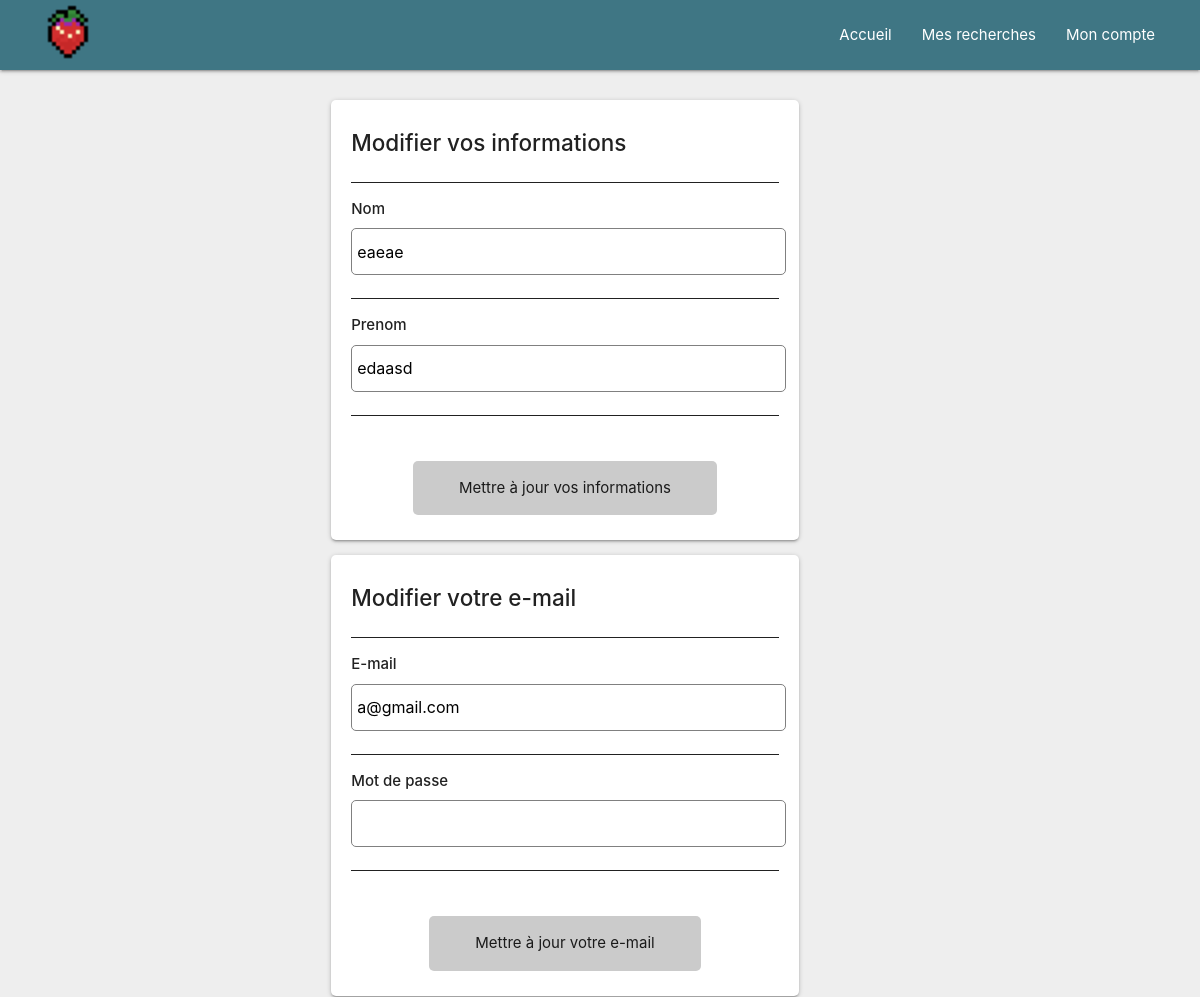
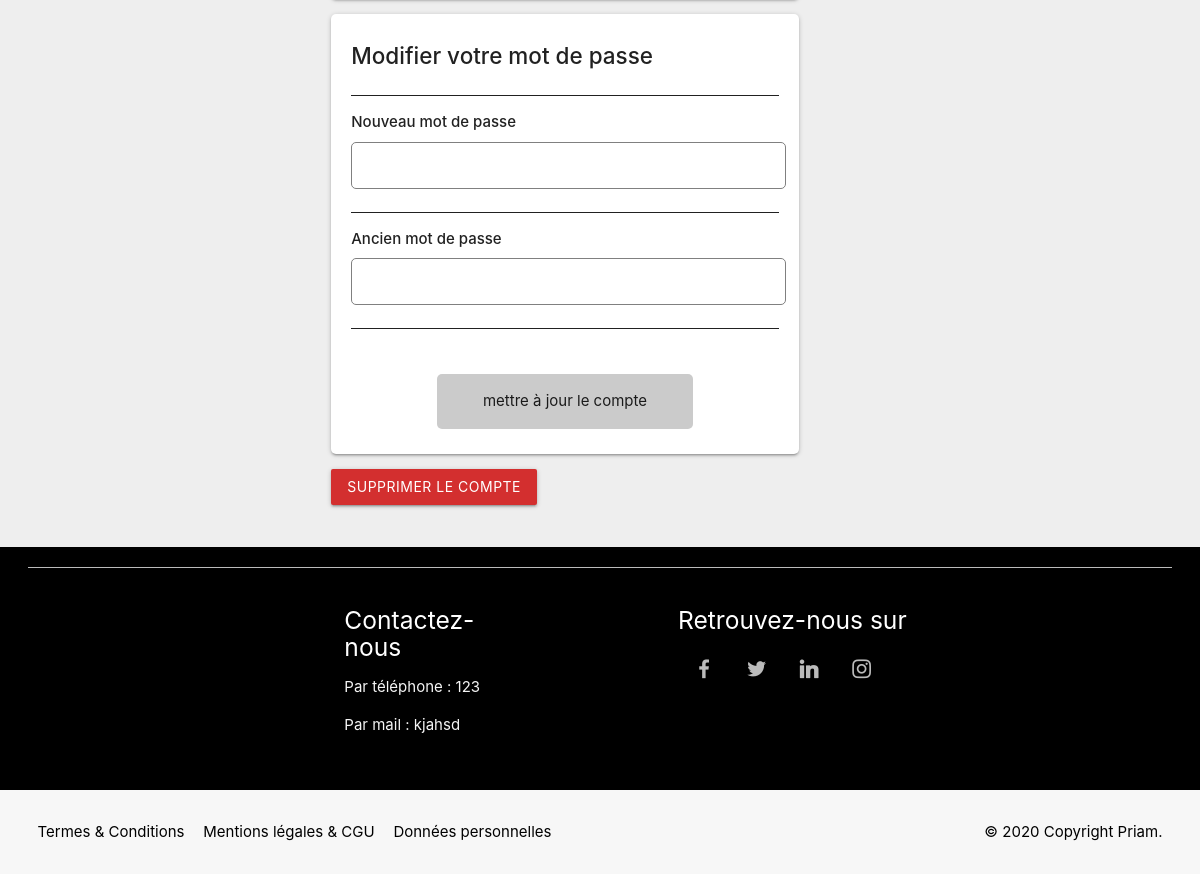
Screenshot of /site/index/utilisateur/Read/?id=a@gmail.com (signed in) with the database file from the repository (2 pictures, top to bottom).
### tables this page shows
CREATE TABLE `utilisateur` (
  `login` varchar(256) NOT NULL,
  `nom` varchar(32) NOT NULL,
  `prenom` varchar(32) NOT NULL,
  `mdp` varchar(64) NOT NULL,
  `role` smallint(2) NOT NULL DEFAULT '0',
  `dateDerniereConnexion` date NOT NULL
);

CREATE TABLE `optionsSite` (
  `nomOption` varchar(64) NOT NULL,
  `valeur` varchar(64) DEFAULT NULL
);

### index.php (called while the page is built, shortened)
<?php
require_once File::build_path(array("lib", "Session.php"));
require_once File::build_path(array("controller", "routeur.php"));

### php/model/Model.php (called while the page is built, shortened)
<?php
class Model{
	public static $pdo;
	public static function Init(){
		$hostname=Conf::getHostName();
		$database_name=Conf::getDatabase();
		$login=Conf::getLogin();
		$password=Conf::getPassword();
		try {
			self::$pdo = new PDO("mysql:host=$hostname;dbname=$database_name", $login, $password,
                     array(PDO::MYSQL_ATTR_INIT_COMMAND => "SET NAMES utf8"));
			self::$pdo->exec('SET CHARACTER SET UTF-8');
		}
        catch (PDOException $e) {
			if (Conf::getDebug()) {
			  echo $e->getMessage();
			} else {
			  echo 'Une erreur est survenue <a href=""> retour a la page d\'accueil </a>';
			}
			die();
		}
	}
	public static function selectCol($columnName,$value){
		$table_name=static::$object;
		$class_name="Model".ucfirst($table_name);
	    $sql = "SELECT * from ".$table_name." WHERE ".$columnName." =:tag";
	    $req_prep = Model::$pdo->prepare($sql);
	    $values = array(
	        "tag" => $value,
	    );
	    $req_prep->execute($values);
	    $req_prep->setFetchMode(PDO::FETCH_CLASS, $class_name);
	    $tab_voit = $req_prep->fetchAll();
	    return $tab_voit;
	}
	public static function select($primary_value){
		$primary_key=static::$primary;
		$resultat=static::selectCol($primary_key,$primary_value);
		if (!empty($resultat)){
			return $resultat[0];
		}
		return false;
	}
}

### php/model/ModelUtilisateur.php (called while the page is built, shortened)
<?php
require_once File::build_path(array("model", "Model.php"));
class ModelUtilisateur extends Model{
  private $login;
  private $nom;
  private $prenom;
  private $role;
  public function getLogin(){
    return $this->login;
  }
  public function getNom(){
    return $this->nom;
  }
  public function getPrenom(){
    return $this->prenom;
  }
  public function isAdmin(){
    return $this->role==2;
  }
}

### php/lib/Session.php (called while the page is built, shortened)
<?php
class Session {
    public static function is_admin() {
    	return (!empty($_SESSION['role']) && ($_SESSION['role']==2 || $_SESSION['role']==3));
	}
}

### php/model/ModelOptionsSite.php (called while the page is built, shortened)
<?php
require_once File::build_path(array("model", "Model.php"));
class ModelOptionsSite extends Model{
  private $valeur;
  public function getValeur(){
    return $this->valeur;
  }
}

### php/view/utilisateur/details.php (the view, shortened to what this page needs)
<div  class="container">
    <div class="col s12 m10 l7 offset-m1 offset-l2">
        	<?php
	        	echo '
	     <div class="card " id="modificationCompte">
    		<div>
	        	<p class="grandeTailleFont legerGras">Modifier vos informations</p>
	        	<input type="hidden" id="loginUtilisateur" value='.htmlspecialchars($u->getLogin()).'></input>
				<div class="ligne"></div>
				<p> <span class="legerGras">Nom </span><input id="nomUtilisateur" value="'.htmlspecialchars($u->getNom()).'"></input></p>
	        	<div class="ligne"></div>
	        	<p> <span class="legerGras">Prenom </span><input id="prenomUtilisateur" value="'.htmlspecialchars($u->getPrenom()).'"></input></p>
	        	<div class="ligne"></div>';
	            echo '
	            <p><div id="boutonUpdateInfos" class=" inputButton secondeCouleur inputButtonCentre">Mettre à jour vos informations </div>
		            <div id="load" class="displayNone load  text-darken-1">
		            	votre compte a été mis à jour
					  </div>
				  	</p>
				</div>
        	</div>';
if( $_SESSION["login"] === $u->getLogin() || (Session::is_admin() && !$u->isAdmin()) || Session::is_super_admin()){
	echo '	<div class="card " id="modificationCompte">
	    		<div>
		        	<p class="grandeTailleFont legerGras">Modifier votre e-mail</p>
		        	<div class="ligne"></div>
		        	<p><span class="legerGras">E-mail</span><input  id="mailUtilisateur" value='.htmlspecialchars($u->getLogin()).'></input></p>
		        	<div class="ligne"></div>';
		        	if(!Session::is_admin() || Session::is_user(myGet("id"))){
		        		echo'<p><span class="legerGras">Mot de passe</span><input autocomplete="new-password" value="" type="password" id="mdpUtilisateurMail" ></input></p>
		        		<div class="ligne"></div>';
		        	}
		            echo '<p><div id="boutonUpdateMail" class=" inputButton secondeCouleur inputButtonCentre">Mettre à jour votre e-mail</div>
			            <div id="loadMail" class="displayNone load text-darken-1">
							votre compte a été mis à jour
						  </div>
					  	</p>
	        		</div>
	        	</div>';
	echo '	<div class="card " id="modificationCompte">
	    		<div>
		        	<p class="grandeTailleFont legerGras">Modifier votre mot de passe</p>
		        	<div class="ligne"></div>
		        	<p><span class="legerGras">Nouveau mot de passe</span><input value="" type="password" id="nouveauMdp"></input></p>
		        	<div class="ligne"></div>';
		        	if(!Session::is_admin() || Session::is_user(myGet("id"))){
		        		echo'<p><span class="legerGras">Ancien mot de passe</span><input value="" type="password" id="ancienMdp" ></input></p>
		        		<div class="ligne"></div>';
		        	}
		            echo '<p><div id="boutonUpdateMdp" class=" inputButton secondeCouleur inputButtonCentre">mettre à jour le compte </div>
			            <div id="loadMdp" class="displayNone load text-darken-1">
			            	votre compte a été mis à jour
						  </div>
					  	</p>
	        		</div>
	        	</div>';
	}
            ?>
            <?php
            if(!$u->isAdmin() || Session::is_super_admin()){
            	echo '
					  <a class="waves-effect waves-light btn modal-trigger red darken-2 white-text" href="#modal1">Supprimer le compte</a>
					  <div id="modal1" class="modal">
					    <div class="modal-content">
					      <h4>Voulez vous vraiment supprimer votre compte ?</h4>
					      <p>Cette action est définitive</p>
					    </div>
					    <div class="modal-footer">
					    	<a class="buttonHover modal-close waves-effect waves-green btn-flat">Non</a>
					      	<a href="index/utilisateur/delete/?id='.htmlspecialchars($u->getLogin()).'" class="buttonHover waves-effect waves-green btn-flat">Oui</a>
					    </div>
					  </div>';
       	 	}
    	?>
    </div>
</div>

### php/view/view.php (shortened to what this page needs)
<!DOCTYPE html>
<html lang="fr">
<head>
  <link rel="stylesheet" type="text/css" href="css/styles.css">
  <link rel="stylesheet" type="text/css" href="css/couleur.css">
  <link rel="stylesheet" type="text/css" href="css/socicon/style.css">
  <link rel="stylesheet" href="https://cdnjs.cloudflare.com/ajax/libs/materialize/1.0.0/css/materialize.min.css">
</head>
<body class=" grey lighten-3">
        <header>
        	 <nav   id="menu" class="nav-wraper premiereCouleur">
               <a href="index">
                <?php
                $date = date_create();
                $timestamp = date_timestamp_get($date);
                echo '<img id="logo" src="image/logo.png?t=' . $timestamp . '" alt="Le logo.">';
                ?>
              </a>
                <ul id="nav-mobile" class="right ">
                		<li><a href="index">Accueil</a></li>
                        <?php
                        if(isset($_SESSION["login"])){
                            echo "<li><a href=\"index/alerte/read/\">Mes recherches</a></li>";
                            echo '<li><a class="dropdown-trigger" href="#" data-target="dropdown1">Mon compte</a></li>
                          <ul id="dropdown1" class="dropdown-content">
                            <li><a href="index/utilisateur/Read/?id='.rawurlencode($_SESSION["login"]).'" >Paramètres</a></li>
                            <li><a id="deconnexion2">Déconnexion</a></li>
                          </ul>';
                        }else{
                           echo "<li><a id=\"creationCompte2\">Créer un compte</a></li>";
                           echo "<li><a id=\"connexion2\">Se connecter</a></li>";
                        }
                        ?>
                 </ul>
            	</nav>
        </header>
        <main>
            <div class="row">
            <?php
            $filepath = File::build_path(array("view", $controller, "$view.php"));
            require $filepath;
            ?>
            </div>
  </main>
    <div class="pad1">
        <footer >
          <div class=" ft-social">
            <div class="ligne"></div>
              <div class="container">
                <div class="row">
                  <?php
                  global $facebook, $twitter, $linkedin, $instagram, $mail, $tel;
                  echo"
                    <div class=\"col s6 m3 push-m2\">
                    <h5 class=\"white-text\">Contactez-nous </h5>
                    <p class=\"grey-text text-lighten-4\">Par téléphone : <span> $tel</span></p>
                    <p class=\"grey-text text-lighten-4\">Par mail : <span> $mail </span></p>
                  </div>";
                  if(!is_null($facebook) || !is_null($twitter) || !is_null($linkedin) || !is_null($instagram)){
                  echo '<div class="col  push-m4">
                    <h5 class="white-text">Retrouvez-nous sur </h5>
                 <ul class="ft-social-list center">';
                    $tabReseaux=array( "facebook"=>$facebook, "twitter"=>$twitter,"linkedin"=> $linkedin, "instagram"=>$instagram);
                    foreach ($tabReseaux as $nom => $lien) {
                      if(!is_null($lien)){
                        echo "<li><a href=\"$lien\" class=\"pure-button button-socicon\"><span class=\"socicon socicon-$nom\"></span></a></li>";
                      }
                    }
                  }
                  ?>
                </ul>
              </div>
            </div>
          </div>
          </div>
          <div class="ft-legal">
            <ul class="ft-legal-list">
              <li><a href="#">Termes &amp; Conditions</a></li>
              <li><a href="#">Mentions légales &amp; CGU</a></li>
              <li><a href="#">Données personnelles</a></li>
              <li>&copy; 2020 Copyright Priam.</li>
            </ul>
          </div>
        </footer>
    </div>
</body>
</html>

### css/styles.css (style rules this page uses)
html,body { height: 100%; }
#logo { height: 64px; }
.pad1 { margin: 0; padding: 0; }
ul { list-style: none; padding-left: 0; }
footer { background-color: #000; color: #bbb; line-height: 1.5; bottom: 0px; left:0px; padding-top: 20px; }
footer a { text-decoration: none; color: #eee; }
.ft-social { padding: 0 1.875rem 1.25rem; }
.ft-social-list li { margin: 0.5rem; font-size: 1.25rem; padding-right: 1em; display: inline-block; }
.ft-legal { padding: 0.9375rem 1.875rem; background-color: #f7f7f7; color: black; }
.ft-legal a { color: black; }
.ft-legal-list { width: 100%; display: flex; flex-wrap: wrap; }
.ft-legal-list li { margin: 0.125rem 0.625rem; white-space: nowrap; }
.ft-legal-list li:nth-last-child(2) { flex: 1; }
.inputButton { border:1px solid rgba(0,0,0,0); padding-top: 1rem; padding-bottom: 1rem; padding-left: 3rem; padding-right: 3rem; border-radius: 5px; cursor:pointer; }
.inputButtonCentre { display: table; margin-left: auto; margin-right: auto; margin-top: 3rem; }
a { color: inherit !important; }
.ligne { border-bottom:solid 1px; height: 1px; }
body { display: flex; min-height: 100vh; flex-direction: column; }
main { flex: 1 0 auto; }
.container { max-width: 1780px !important; }
.container { margin-top: 1.5em !important; }
.legerGras { font-weight: 500; }
#menu ul { margin-right: 2em; }
#modificationCompte { border-radius: 5px ; padding-left:20px; padding-right:20px; padding-bottom: 10px; padding-top: 3px; }
#modificationCompte input { border-radius: 5px; border: solid grey 1px; padding-left: 5px; margin-top: 0.5em; }
.grandeTailleFont { font-size: 1.5em; }
#menu { height: 70px !important; line-height: 70px!important; }
@media (min-width: 1101px) { #logo { left: 3%; position: absolute; } }

### css/couleur.css (style rules this page uses)
.premiereCouleur { background-color:rgba(63,118,132,1) !important; }
.secondeCouleur { background-color: rgba(203,203,203,1) !important; }

### rows the page displays
utilisateur: nom "eaeae", prenom "edaasd", login "a@gmail.com"
optionssite: valeur "123"
optionssite: valeur "kjahsd"
